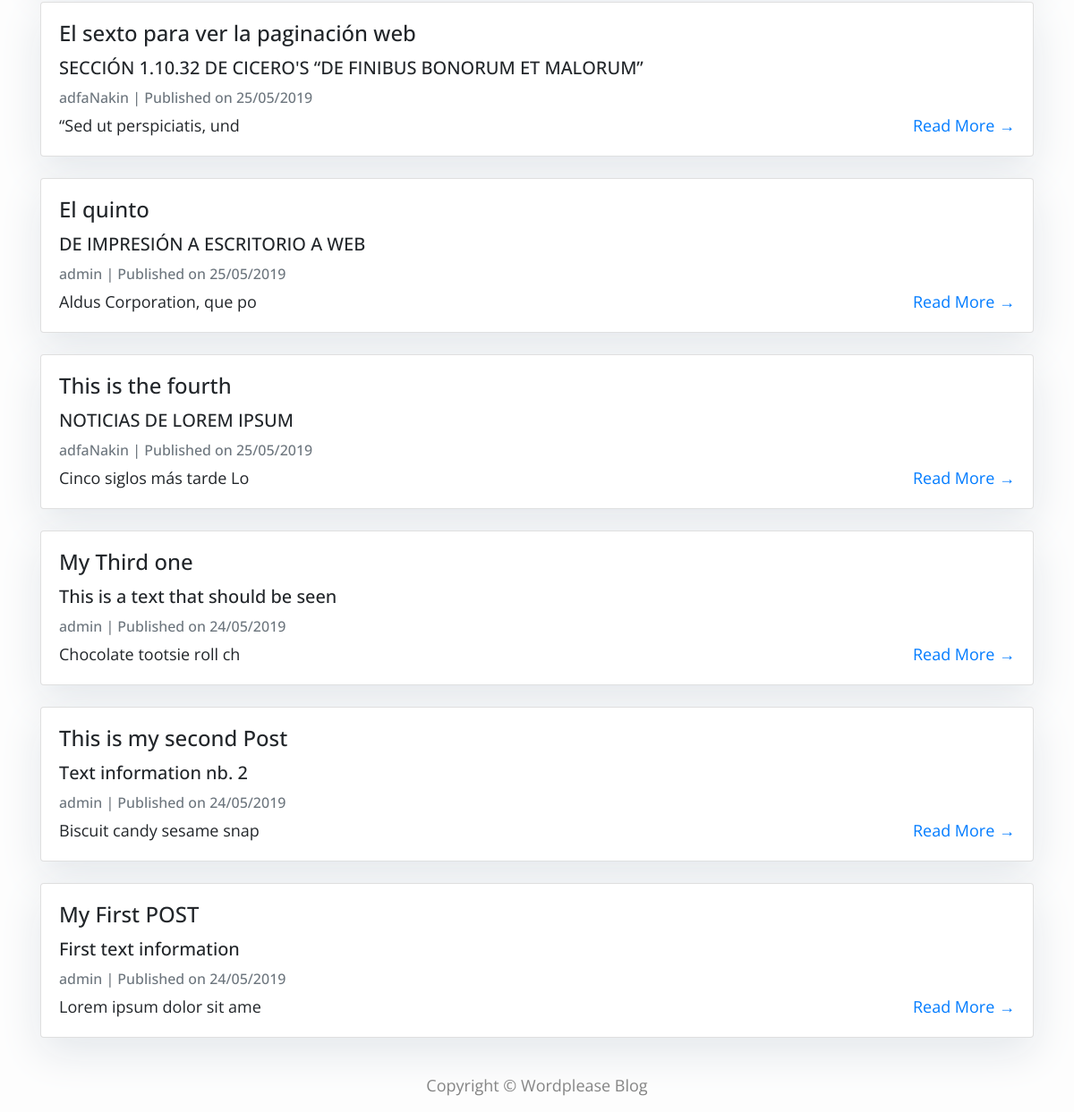
The page /blogs/ (lower part) on the database as committed earlier.
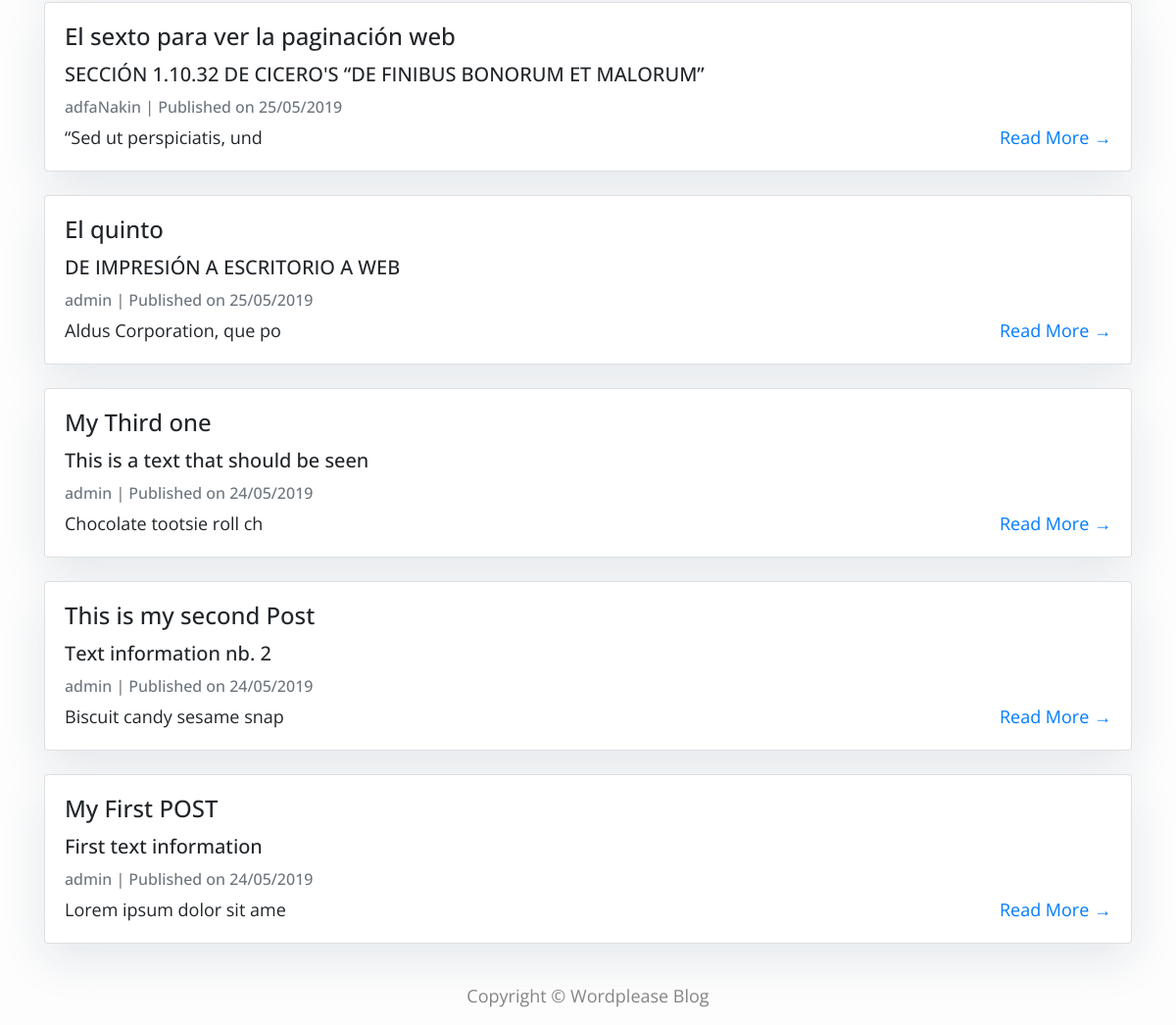
The same page on the database as committed later.
### blogs/models.py (models this page shows, shortened)
class Blog(models.Model):
    IMPORTANT = 'IMP'
    INFORMATION = 'INF'
    NOTE = 'NOT'
    LICENSES = [
        [IMPORTANT, 'Important'],
        [INFORMATION, 'Information'],
        [NOTE, 'Note']
    ]
    title = models.CharField(max_length=150)
    text = models.CharField(max_length=150)
    description = models.TextField(null=True, blank=True)
    url = models.URLField()
    creation_date = models.DateTimeField(auto_now_add=True)
    modification_date = models.DateTimeField(auto_now=True)
    category = models.CharField(max_length=3, choices=LICENSES, default=INFORMATION)
    owner = models.ForeignKey(User, related_name='blogs', on_delete=models.CASCADE)

### blogs/views.py (the view)
# urls.py: path('blogs/', BlogListView.as_view(), name='blog_all'),
class BlogListView(View):
    def get(self, request):
        blogs = Blog.objects.all().order_by('-creation_date')
        context = {'latest_blog': blogs}
        html = render(request, 'list.html', context)
        return HttpResponse(html)

### blogs/templates/list.html (shortened to what this page needs)
{% extends "base.html" %}
{% block content %}
<div class="container">
        <div>
            {% for blog in latest_blog %}
            <div class="card mb-4">
                <div class="card-body">
                    <h4 class="card-title">{{ blog.title }} </h4>
                    <h5 class="card-title"> {{ blog.text }}</h5>
                    <p class="card-text text-muted h6">{{ blog.owner }} | Published on {{ blog.creation_date|date:'d/m/Y' }}</p>
                    <p class="card-text">{{blog.description|slice:":25" }}
                    <a href="{% url 'blog_detail' blog.owner blog.pk %}" class="right"> Read More &rarr;</a></p>
                </div>
            </div>
            {% endfor %}
        </div>
</div>
{%endblock%}

### ui/templates/base.html (shortened to what this page needs)
<!DOCTYPE html>
<html>
    <head>
        <link rel="stylesheet" href="https://maxcdn.bootstrapcdn.com/bootstrap/4.0.0/css/bootstrap.min.css"
 />
    </head>
    <body>
        {% block content %}{% endblock content %}
        <footer class="py-3 bg-grey">
            <p class="footer_text m-0 text-center">Copyright &copy; Wordplease Blog</p>
        </footer>
    </body>
</html>

### ui/templates/base.html (style rules this page uses)
body { font-family: "Open Sans", sans-serif; font-size: 18px; background-color: #fdfdfd; }
.footer_text { color: gray; }

### blogs/templates/list.html (style rules this page uses)
body { font-family: "Open Sans", sans-serif; font-size: 18px; background-color: #fdfdfd; }
.card { box-shadow: 0 16px 48px #E3E7EB; }
.right { float: right; }

Rows that differ between the two databases and show on the page:
removed Blog: title "This is the fourth", text "NOTICIAS DE LOREM IPSUM", owner "adfaNakin", creation_date "25/05/2019", description "Cinco siglos más tarde Lo"
